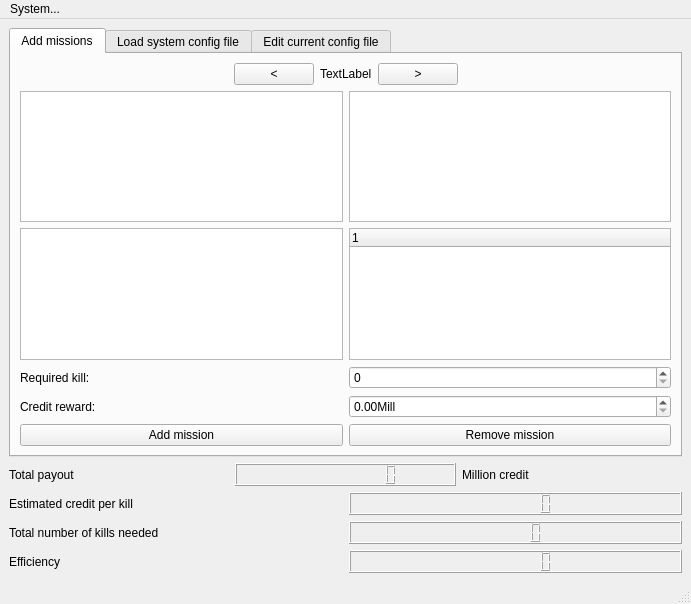
<?xml version="1.0" encoding="UTF-8"?>
<ui version="4.0">
 <class>MainWindow</class>
 <widget class="QMainWindow" name="MainWindow">
  <property name="geometry">
   <rect>
    <x>0</x>
    <y>0</y>
    <width>691</width>
    <height>604</height>
   </rect>
  </property>
  <property name="windowTitle">
   <string>MainWindow</string>
  </property>
  <widget class="QWidget" name="centralwidget">
   <layout class="QVBoxLayout" name="verticalLayout_6">
    <item>
     <widget class="QTabWidget" name="tabWidget">
      <property name="currentIndex">
       <number>0</number>
      </property>
      <widget class="QWidget" name="tab_2">
       <attribute name="title">
        <string>Add missions</string>
       </attribute>
       <layout class="QVBoxLayout" name="verticalLayout_8">
        <item>
         <layout class="QHBoxLayout" name="horizontalLayout_9">
          <item>
           <spacer name="horizontalSpacer">
            <property name="orientation">
             <enum>Qt::Horizontal</enum>
            </property>
            <property name="sizeHint" stdset="0">
             <size>
              <width>40</width>
              <height>20</height>
             </size>
            </property>
           </spacer>
          </item>
          <item>
           <widget class="QPushButton" name="pushButton_8">
            <property name="text">
             <string>&lt;</string>
            </property>
           </widget>
          </item>
          <item>
           <widget class="QLabel" name="systemName">
            <property name="text">
             <string>TextLabel</string>
            </property>
           </widget>
          </item>
          <item>
           <widget class="QPushButton" name="pushButton_9">
            <property name="text">
             <string>&gt;</string>
            </property>
           </widget>
          </item>
          <item>
           <spacer name="horizontalSpacer_2">
            <property name="orientation">
             <enum>Qt::Horizontal</enum>
            </property>
            <property name="sizeHint" stdset="0">
             <size>
              <width>40</width>
              <height>20</height>
             </size>
            </property>
           </spacer>
          </item>
         </layout>
        </item>
        <item>
         <layout class="QVBoxLayout" name="verticalLayout_5">
          <item>
           <layout class="QGridLayout" name="gridLayout">
            <item row="0" column="0">
             <widget class="QListWidget" name="systems"/>
            </item>
            <item row="0" column="1">
             <widget class="QListWidget" name="stations"/>
            </item>
            <item row="1" column="0">
             <widget class="QListWidget" name="factions"/>
            </item>
            <item row="1" column="1">
             <widget class="QTreeWidget" name="missions">
              <column>
               <property name="text">
                <string notr="true">1</string>
               </property>
              </column>
             </widget>
            </item>
           </layout>
          </item>
          <item>
           <layout class="QVBoxLayout" name="verticalLayout_4">
            <item>
             <layout class="QHBoxLayout" name="horizontalLayout_6">
              <item>
               <widget class="QLabel" name="label_6">
                <property name="text">
                 <string>Required kill:</string>
                </property>
               </widget>
              </item>
              <item>
               <widget class="QSpinBox" name="spinBox">
                <property name="singleStep">
                 <number>5</number>
                </property>
               </widget>
              </item>
             </layout>
            </item>
            <item>
             <layout class="QHBoxLayout" name="horizontalLayout_7">
              <item>
               <widget class="QLabel" name="label_7">
                <property name="text">
                 <string>Credit reward:</string>
                </property>
               </widget>
              </item>
              <item>
               <widget class="QDoubleSpinBox" name="doubleSpinBox">
                <property name="suffix">
                 <string>Mill</string>
                </property>
                <property name="maximum">
                 <double>60.000000000000000</double>
                </property>
                <property name="singleStep">
                 <double>5.000000000000000</double>
                </property>
               </widget>
              </item>
             </layout>
            </item>
            <item>
             <layout class="QHBoxLayout" name="horizontalLayout_8">
              <item>
               <widget class="QPushButton" name="pushButton_6">
                <property name="text">
                 <string>Add mission</string>
                </property>
               </widget>
              </item>
              <item>
               <widget class="QPushButton" name="pushButton_7">
                <property name="text">
                 <string>Remove mission</string>
                </property>
               </widget>
              </item>
             </layout>
            </item>
           </layout>
          </item>
         </layout>
        </item>
       </layout>
      </widget>
      <widget class="QWidget" name="tab_4">
       <attribute name="title">
        <string>Load system config file</string>
       </attribute>
       <layout class="QVBoxLayout" name="verticalLayout_7">
        <item>
         <widget class="QListWidget" name="listWidget_2"/>
        </item>
        <item>
         <widget class="QPushButton" name="pushButton_2">
          <property name="text">
           <string>New config file</string>
          </property>
         </widget>
        </item>
       </layout>
      </widget>
      <widget class="QWidget" name="tab_5">
       <attribute name="title">
        <string>Edit current config file</string>
       </attribute>
       <layout class="QVBoxLayout" name="verticalLayout">
        <item>
         <widget class="QTreeWidget" name="treeWidget_3">
          <property name="expandsOnDoubleClick">
           <bool>false</bool>
          </property>
          <column>
           <property name="text">
            <string notr="true">1</string>
           </property>
          </column>
         </widget>
        </item>
        <item>
         <layout class="QHBoxLayout" name="horizontalLayout_5">
          <item>
           <layout class="QVBoxLayout" name="verticalLayout_2">
            <item>
             <widget class="QPushButton" name="pushButton_3">
              <property name="text">
               <string>Add subitem to currently selected item</string>
              </property>
             </widget>
            </item>
            <item>
             <widget class="QPushButton" name="pushButton_4">
              <property name="text">
               <string>remove currently selected item</string>
              </property>
             </widget>
            </item>
           </layout>
          </item>
          <item>
           <layout class="QVBoxLayout" name="verticalLayout_3">
            <item>
             <widget class="QPushButton" name="pushButton_5">
              <property name="text">
               <string>Save config file</string>
              </property>
             </widget>
            </item>
            <item>
             <widget class="QPushButton" name="pushButton">
              <property name="text">
               <string>Delete config file</string>
              </property>
             </widget>
            </item>
           </layout>
          </item>
         </layout>
        </item>
       </layout>
      </widget>
     </widget>
    </item>
    <item>
     <layout class="QHBoxLayout" name="horizontalLayout_2">
      <item>
       <widget class="QLabel" name="label_2">
        <property name="text">
         <string>Total payout</string>
        </property>
       </widget>
      </item>
      <item>
       <widget class="QLCDNumber" name="lcdNumber_2">
        <property name="digitCount">
         <number>10</number>
        </property>
       </widget>
      </item>
      <item>
       <widget class="QLabel" name="label_3">
        <property name="text">
         <string>Million credit</string>
        </property>
       </widget>
      </item>
     </layout>
    </item>
    <item>
     <layout class="QHBoxLayout" name="horizontalLayout_4">
      <item>
       <widget class="QLabel" name="label_5">
        <property name="text">
         <string>Estimated credit per kill</string>
        </property>
       </widget>
      </item>
      <item>
       <widget class="QLCDNumber" name="lcdNumber_4">
        <property name="digitCount">
         <number>7</number>
        </property>
       </widget>
      </item>
     </layout>
    </item>
    <item>
     <layout class="QHBoxLayout" name="horizontalLayout_3">
      <item>
       <widget class="QLabel" name="label_4">
        <property name="text">
         <string>Total number of kills needed</string>
        </property>
       </widget>
      </item>
      <item>
       <widget class="QLCDNumber" name="lcdNumber_3"/>
      </item>
     </layout>
    </item>
    <item>
     <layout class="QHBoxLayout" name="horizontalLayout">
      <item>
       <widget class="QLabel" name="label">
        <property name="text">
         <string>Efficiency</string>
        </property>
       </widget>
      </item>
      <item>
       <widget class="QLCDNumber" name="lcdNumber">
        <property name="digitCount">
         <number>7</number>
        </property>
       </widget>
      </item>
     </layout>
    </item>
   </layout>
  </widget>
  <widget class="QMenuBar" name="menubar">
   <property name="geometry">
    <rect>
     <x>0</x>
     <y>0</y>
     <width>691</width>
     <height>20</height>
    </rect>
   </property>
   <widget class="QMenu" name="menuSystem">
    <property name="title">
     <string>System...</string>
    </property>
   </widget>
   <addaction name="menuSystem"/>
  </widget>
  <widget class="QStatusBar" name="statusbar"/>
 </widget>
 <resources/>
 <connections/>
</ui>
